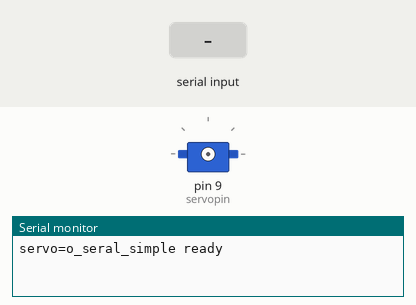
A sketch run on a simulated Arduino Uno, built with avr-gcc and run on an emulated ATmega328P. Parts: servo, the last lines printed to the serial monitor. Wiring (inferred from the names in the program): servo: signal pin 9. The test bench sets the inputs (shaded band). Servo pulses on a pin are drawn as a servo (544–2400 µs = 0–180°).

Above: at 1.2 s.
1.3 s: "90,45\n" received over Serial
At 3.1 s:
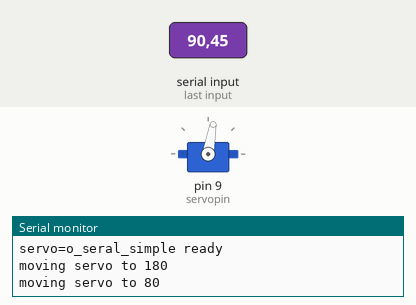
4.3 s: "30,150\n" received over Serial
At 6.3 s:
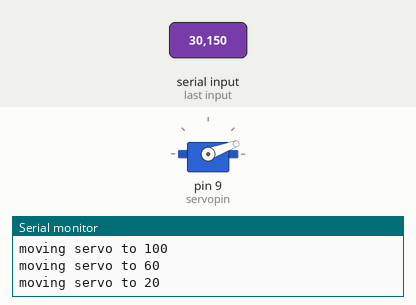
7.3 s: "200\n" received over Serial
At 8.8 s:
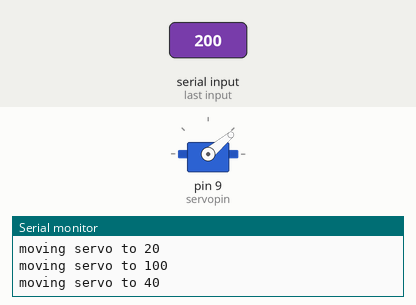
9.1 s: "90\n" received over Serial
At 10.1 s:
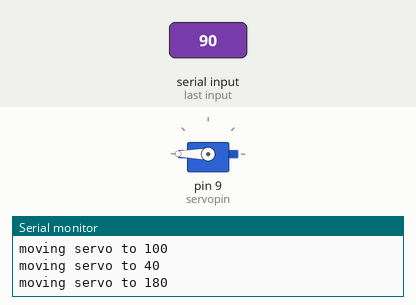
Timing chart, 0 to 11.6 s (numbered marks = the images above; inputs shaded):
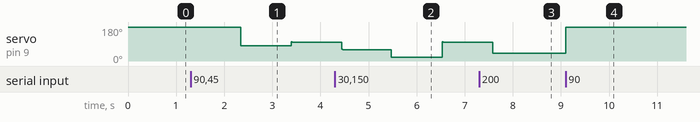

Measured:
- after the input at 1.3 s, servo on pin 9 (servopin): 180° → 80° after 1.0 s, → 100° 1.0 s later
- after the input at 4.3 s, servo on pin 9 (servopin): 100° → 60° after 0.14 s, → 20° 1.0 s later, → 100° 1.1 s later
- after the input at 7.3 s, servo on pin 9 (servopin): 100° → 40° after 0.28 s
- after the input at 9.1 s, servo on pin 9 (servopin): 40° → 180° at once

The sketch:

Servo1.ino
```cpp
int servopin=9;//定义数字接口9 连接伺服舵机信号线
int myangle;//定义角度变量
int pulsewidth;//定义脉宽变量
int val;
void servopulse(int servopin,int myangle)//定义一个脉冲函数
{
pulsewidth=(myangle*11)+500;//将角度转化为500-2480 的脉宽值
digitalWrite(servopin,HIGH);//将舵机接口电平至高
delayMicroseconds(pulsewidth);//延时脉宽值的微秒数
digitalWrite(servopin,LOW);//将舵机接口电平至低
delay(20-pulsewidth/1000);
}
void setup()
{
pinMode(servopin,OUTPUT);//设定舵机接口为输出接口
Serial.begin(9600);//连接到串行端口，波特率为9600

Serial.println("servo=o_seral_simple ready" ) ;
}
void loop()//将0 到9 的数转化为0 到180 角度，并让LED 闪烁相应数的次数
{
val=Serial.read();//读取串行端口的值
if(val>'0'&&val<='9')
{
val=val-'0';//将特征量转化为数值变量
val=val*(180/9);//将数字转化为角度
Serial.print("moving servo to ");
Serial.print(val,DEC);
Serial.println();
for(int i=0;i<=50;i++) //给予舵机足够的时间让它转到指定角度
{
servopulse(servopin,val);//引用脉冲函数
}
}
}
```
